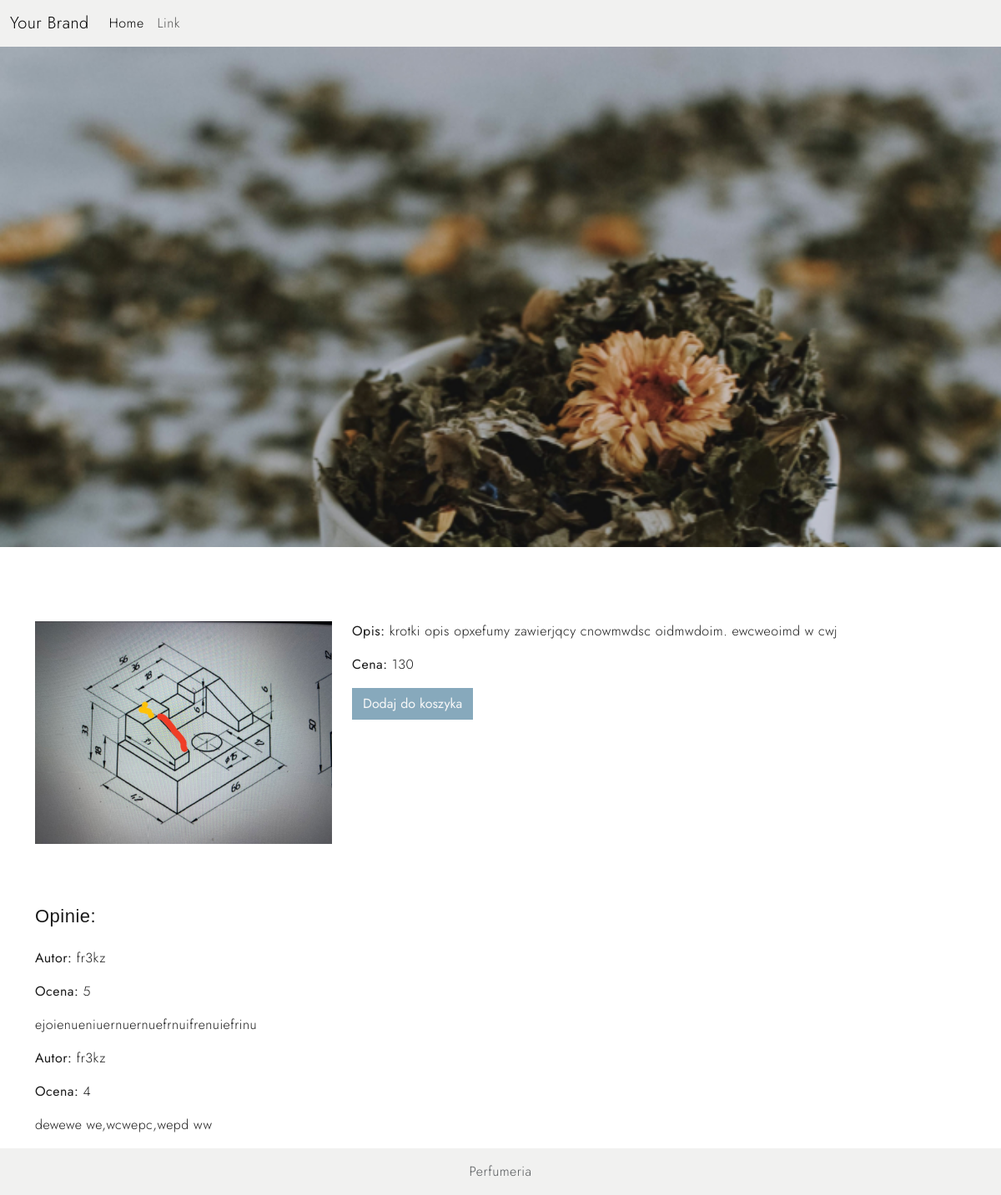
/product/1/, run on the app's committed database.
### product/models.py (models this page shows)
class Product(models.Model):
    title = models.CharField(max_length=50)
    price = models.IntegerField()
    image = models.ImageField(upload_to="images/")
    description = models.TextField()
    is_featured = models.BooleanField(default=False)  # Dodane pole
    amount = models.IntegerField(default=1)

class Opinion(models.Model):
    author = models.ForeignKey(to=User, on_delete=models.CASCADE, default="")
    description = models.TextField(default="")
    rated = models.IntegerField(default=0)
    product = models.ForeignKey(to=Product, on_delete=models.CASCADE, default="")

### users/models.py (models this page shows)
class User(AbstractUser):
    address = models.CharField(max_length=50,default="")
    phone_number = models.IntegerField(default=0)
    USERNAME_FIELD = 'email'
    email = models.EmailField( unique=True)  # changes email to unique and blank to false
    REQUIRED_FIELDS = []  # removes email from REQUIRED_FIELDS

### product/views.py (the view)
# urls.py: path('product/<int:product_id>/',ProductView.as_view(), name='product_detail'),
class ProductView(View):
    def get(self, request, product_id):  # product_id zostaje jako argument URL
        product = Product.objects.get(id=product_id)
        context = {
            'product': product,
            'opinions': product.opinion_set.all()
        }
        return render(request, 'product/product_detail.html', context=context)

### templates/product/product_detail.html (shortened to what this page needs)
{% extends 'base.html' %}
{% load static  %}
{% block content %}
    <div class="background-container">
    <img src='{% static 'images/collection-item1.jpg' %}' class="full-width-img" alt="Perfume">
</div>
<div class="container mt-5">
    <div class="row">
        <div class="col">
        </div>
    </div>
    <div class="row mt-3">
        <div class="col-md-4">
            <img src="{{ product.image.url }}" class="img-fluid" alt="{{ product.name }}">
        </div>
        <div class="col-md-8">
            <div class="row">
                <div class="col">
                    <p><strong>Opis:</strong> {{ product.description }}</p>
                </div>
            </div>
            <div class="row">
                <div class="col">
                    <p><strong>Cena:</strong> {{ product.price }}</p>
                </div>
            </div>
            <div class="row">
                <div class="col">
                    <form action="{% url 'add_to_card' item_id=product.id %}" method="POST">
            <button type="submit" class="btn btn-primary">Dodaj do koszyka</button>
        </form>
                </div>
            </div>
        </div>
    </div>
</div>
    <div class="container mt-5">
    <div class="row">
                <div class="col">
                    <h3>Opinie:</h3>
                    {% if product.opinion_set.all %}
                        {% for opinion in product.opinion_set.all %}
                            <div>
                                <p><strong>Autor:</strong> {{ opinion.author.username }}</p>
                                <p><strong>Ocena:</strong> {{ opinion.rated }}</p>
                                <p>{{ opinion.description }}</p>
                            </div>
                        {% endfor %}
                    {% else %}
                        <p>Brak opinii.</p>
                    {% endif %}
                </div>
            </div>
    </div>
{% endblock %}

### templates/style.css (style rules this page uses)
body { --heading-font: "Playfair Display", Georgia, sans-serif; --heading-font-weight: 400; --heading-color: #E93E4B; --heading-line-height: 1.24; --swiper-theme-color: #A58C81; --swiper-pagination-color: #A58C81; --bs-body-font-family: "Jost", Arial, sans-serif; --bs-body-font-size: 16px; --bs-body-font-weight: 300; --bs-body-line-height: 1.5; --bs-body-color: #1A1A1A; --bs-body-color-rgb: 1.6, 1.6, 1.6; --bs-body-bg-rgb: 246, 244, 239; --bs-body-bg: #fff; --bs-primary: #87A9BC; --bs-secondary: #F6F4EF; --bs-black: #000; --bs-white: #fff; --bs-light: #f8f8f8; --bs-dark: #1A1A1A; --bs-gray: #989898; --bs-gray-100: #F2F2F2; --bs-gray-200: #EFEFEF; --bs-gray-300: #DCDAD4; --bs-gray-800: #3D3A38; --bs-primary-rgb: 135, 169, 188; --bs-secondary-rgb: 246, 244, 239; --bs-black-rgb: 17, 17, 17; --bs-light-rgb: 241, 241, 240; --bs-dark-rgb: 23, 29, 32; --bs-link-color: #87A9BC; --bs-link-color-rgb: 23, 29, 32; --bs-link-decoration: underline; --bs-link-hover-color: #87A9BC; --bs-link-hover-color-rgb: 135, 169, 188; --bs-accordion-active-color: #87A9BC; --bs-primary-text-emphasis: #87A9BC; }
body { letter-spacing: 0.03rem; }
h1, .h1, h2, .h2, h3, .h3, h4, .h4, h5, .h5, h6, .h6 { font-family: var(--heading-font); font-weight: var(--heading-font-weight); line-height: var(--heading-line-height); }
h1, h2, h3 { margin: 25px 0; }
h3, .h3 { font-size: 1.375rem; }
.btn { --bs-btn-border-radius: 0; }
.btn-primary { --bs-btn-color: var(--bs-light); --bs-btn-bg: var(--bs-primary); --bs-btn-border-color: var(--bs-primary); --bs-btn-hover-color: var(--bs-light); --bs-btn-hover-bg: var(--bs-dark); --bs-btn-hover-border-color: var(--bs-dark); --bs-btn-focus-shadow-rgb: 49, 132, 253; --bs-btn-active-color: var(--bs-light); --bs-btn-active-bg: var(--bs-dark); --bs-btn-active-border-color: var(--bs-dark); --bs-btn-active-shadow: inset 0 3px 5px rgba(0, 0, 0, 0.125); --bs-btn-disabled-color: var(--bs-light); --bs-btn-disabled-bg: var(--bs-primary); --bs-btn-disabled-border-color: var(--bs-primary); }

### templates/product/product_detail.html (style rules this page uses)
.background-container { width: 100%; height: 75vh; overflow: hidden; }
.full-width-img { width: 100%; height: auto; object-fit: cover; }
.col-md-4 img { width: 100%; height: auto; object-fit: cover; }

### data on the page
Product: image (picture), description "krotki opis opxefumy zawierjqcy cnowmwdsc oidmwdoim. ewcweoimd w cwj", price "130"
Opinion: author.username "fr3kz", rated "5", description "ejoienueniuernuernuefrnuifrenuiefrinu"
Opinion: author.username "fr3kz", rated "4", description "dewewe we,wcwepc,wepd ww"
